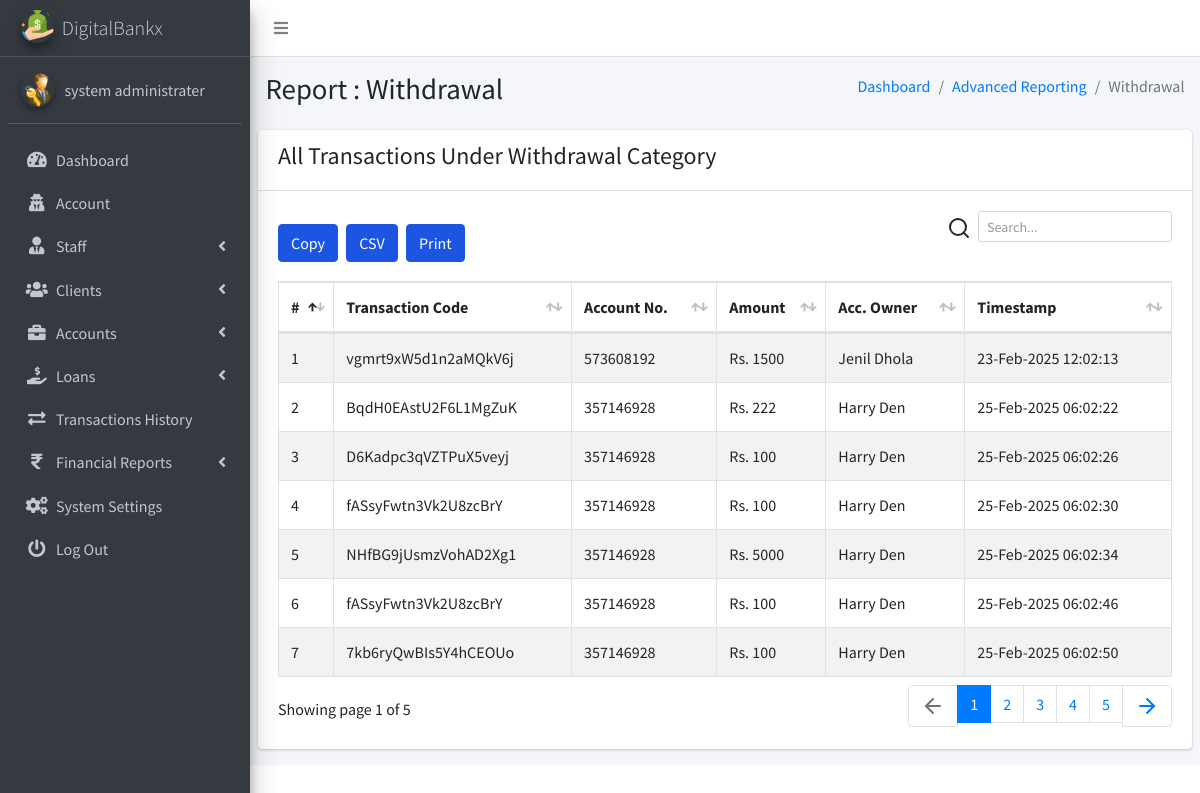
The page /admin/pages_financial_reporting_withdrawals.php (signed in) on the database as committed earlier.
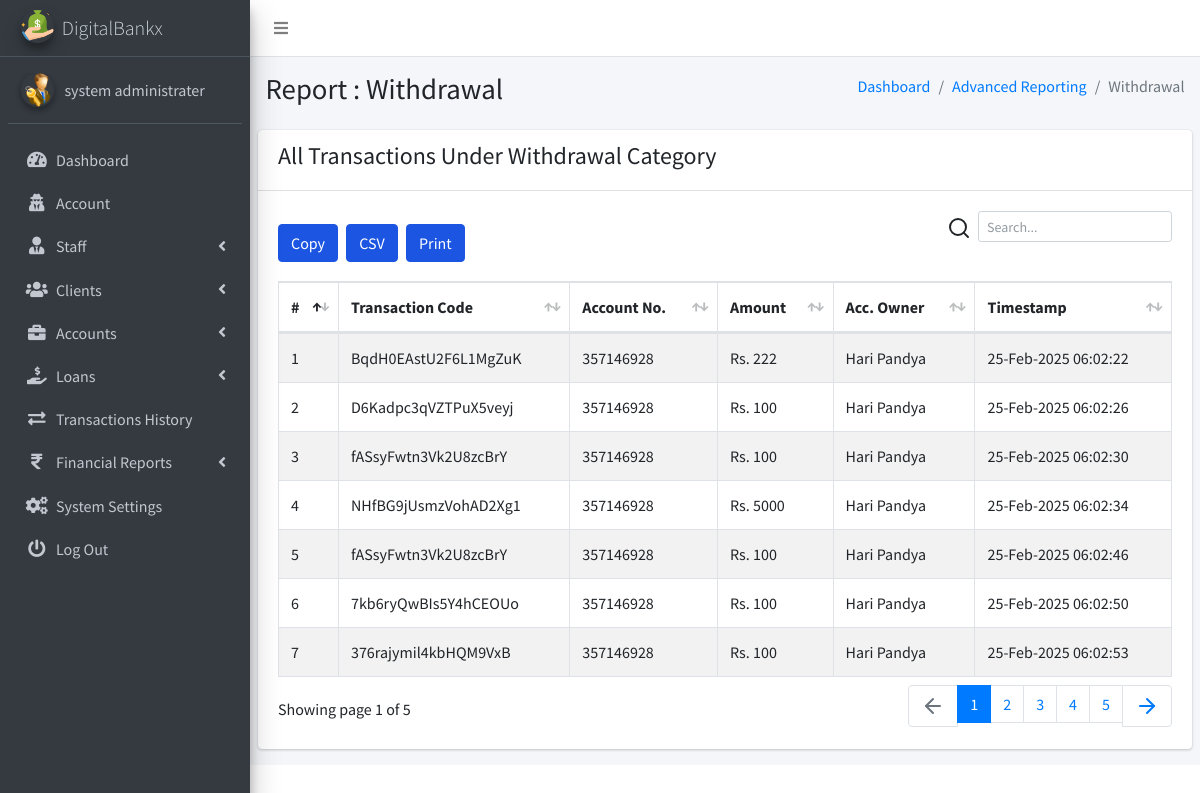
The same page on the database as committed later.
### tables this page shows
CREATE TABLE `ib_systemsettings` (
  `id` int(20) NOT NULL,
  `sys_name` longtext NOT NULL,
  `sys_tagline` longtext NOT NULL,
  `sys_logo` varchar(200) NOT NULL,
  `is_active` tinyint(1) NOT NULL DEFAULT 1
);

CREATE TABLE `ib_admin` (
  `admin_id` int(11) NOT NULL,
  `name` varchar(200) NOT NULL,
  `email` varchar(200) NOT NULL,
  `number` varchar(200) NOT NULL,
  `password` varchar(200) NOT NULL,
  `profile_pic` varchar(200) NOT NULL,
  `is_active` tinyint(1) NOT NULL DEFAULT 1,
  `otp` varchar(6) DEFAULT NULL,
  `otp_expiry` datetime DEFAULT NULL
);

CREATE TABLE `ib_transactions` (
  `tr_id` int(20) NOT NULL,
  `tr_code` varchar(200) NOT NULL,
  `account_id` int(20) NOT NULL,
  `tr_type` varchar(200) NOT NULL,
  `tr_status` varchar(200) NOT NULL,
  `client_id` int(10) UNSIGNED NOT NULL,
  `transaction_amt` varchar(200) NOT NULL,
  `receiving_acc_no` varchar(200) DEFAULT NULL,
  `created_at` timestamp(6) NOT NULL DEFAULT current_timestamp(6) ON UPDATE current_timestamp(6),
  `is_active` tinyint(1) NOT NULL DEFAULT 1
);

CREATE TABLE `ib_bankaccounts` (
  `account_id` int(20) NOT NULL,
  `acc_name` varchar(200) NOT NULL,
  `account_number` varchar(200) NOT NULL,
  `acc_type` varchar(200) NOT NULL,
  `acc_rates` varchar(200) NOT NULL,
  `acc_status` varchar(200) NOT NULL,
  `acc_amount` decimal(10,2) NOT NULL,
  `client_id` int(10) UNSIGNED DEFAULT NULL,
  `created_at` timestamp(6) NOT NULL DEFAULT current_timestamp(6) ON UPDATE current_timestamp(6),
  `is_active` tinyint(1) NOT NULL DEFAULT 1
);

CREATE TABLE `ib_clients` (
  `client_id` int(10) UNSIGNED NOT NULL,
  `name` varchar(200) NOT NULL,
  `phone` varchar(200) NOT NULL,
  `address` varchar(200) NOT NULL,
  `email` varchar(200) NOT NULL,
  `aadhar_number` varchar(12) NOT NULL,
  `pan_number` varchar(10) NOT NULL,
  `password` varchar(200) NOT NULL,
  `profile_pic` varchar(200) NOT NULL,
  `client_number` varchar(200) NOT NULL,
  `is_active` tinyint(1) NOT NULL DEFAULT 1,
  `otp` varchar(10) DEFAULT NULL,
  `otp_expiry` datetime DEFAULT NULL
);

### admin/pages_financial_reporting_withdrawals.php (the view, shortened to what the changed rows need)
<?php
include('conf/config.php');
?>
<!DOCTYPE html>
<html>
<?php include("dist/_partials/head.php"); ?>
<body class="hold-transition sidebar-mini layout-fixed layout-navbar-fixed">
  <div class="wrapper">
    <?php include("dist/_partials/sidebar.php"); ?>
    <div class="content-wrapper">
      <section class="content-header">
        <div class="container-fluid">
          <div class="row mb-2">
            <div class="col-sm-6">
              <h1>Report : Withdrawal</h1>
            </div>
          </div>
        </div>
      </section>
      <section class="content">
        <div class="row">
          <div class="col-12">
            <div class="card">
              <div class="card-body">
                <table id="export" class="table table-hover table-bordered table-striped">
                  <thead>
                    <tr>
                      <th>#</th>
                      <th>Transaction Code</th>
                      <th>Account No.</th>
                      <th>Amount</th>
                      <th>Acc. Owner</th>
                      <th>Timestamp</th>
                    </tr>
                  </thead>
                  <tbody>
                    <?php
                    $ret = "SELECT t.tr_id, t.tr_code, t.tr_type, b.account_number, t.transaction_amt, c.name AS client_name, t.created_at FROM ib_transactions t
JOIN ib_bankaccounts b ON t.account_id = b.account_id
JOIN ib_clients c ON t.client_id = c.client_id
WHERE t.tr_type = 'Withdrawal'; ";
                    $stmt = $mysqli->prepare($ret);
                    $stmt->execute();
                    $res = $stmt->get_result();
                    $cnt = 1;
                    while ($row = $res->fetch_object()) {
                      $transTstamp = $row->created_at;
                    ?>
                      <tr>
                        <td><?php echo $cnt; ?></td>
                        <td><?php echo $row->tr_code; ?></a></td>
                        <td><?php echo $row->account_number; ?></td>
                        <td>Rs. <?php echo $row->transaction_amt; ?></td>
                        <td><?php echo $row->client_name; ?></td>
                        <td><?php echo date("d-M-Y h:m:s ", strtotime($transTstamp)); ?></td>
                      </tr>
                    <?php $cnt = $cnt + 1;
                    } ?>
                </table>
              </div>
            </div>
          </div>
        </div>
      </section>
    </div>
  </div>
</body>
</html>

### admin/dist/_partials/sidebar.php (shortened to what the changed rows need)
<aside class="main-sidebar sidebar-dark-primary elevation-4">
    <?php
    $admin_id = $_SESSION['admin_id'];
    $query = "SELECT * FROM iB_admin WHERE admin_id = ?";
    $stmt = $mysqli->prepare($query);
    $stmt->bind_param('i', $admin_id);
    $stmt->execute();
    $res = $stmt->get_result();
    while ($row = $res->fetch_object()) {
        $profile_picture = empty($row->profile_pic)
            ? "<img src='dist/img/user_icon.png' class='img-circle elevation-2' alt='User Image'>"
            : "<img src='dist/img/$row->profile_pic' class='img-circle elevation-2' alt='User Image'>";
        $sys_query = "SELECT * FROM iB_SystemSettings";
        $stmt = $mysqli->prepare($sys_query);
        $stmt->execute();
        $sys_res = $stmt->get_result();
        while ($sys = $sys_res->fetch_object()) {
            ?>
            <a href="pages_dashboard.php" class="brand-link text-light">
                <img src="dist/img/<?php echo $sys->sys_logo; ?>" alt="Logo" class="brand-image img-circle elevation-3">
                <span class="brand-text font-weight-light"><?php echo $sys->sys_name; ?></span>
            </a>
            <div class="sidebar">
                <div class="user-panel mt-3 pb-3 mb-3 d-flex">
                    <div class="image"><?php echo $profile_picture; ?></div>
                    <div class="info">
                        <a href="#" class="d-block"><?php echo $row->name; ?></a>
                    </div>
                </div>
                <nav class="mt-2">
                    <ul class="nav nav-pills nav-sidebar flex-column" data-widget="treeview" role="menu">
                        <li class="nav-item">
                            <a href="pages_dashboard.php" class="nav-link">
                                <i class="nav-icon fas fa-tachometer-alt"></i>
                                <p>Dashboard</p>
                            </a>
                        </li>
                        <li class="nav-item">
                            <a href="pages_account.php" class="nav-link">
                                <i class="nav-icon fas fa-user-secret"></i>
                                <p>Account</p>
                            </a>
                        </li>
                        <li class="nav-item has-treeview">
                            <a href="#" class="nav-link">
                                <i class="nav-icon fas fa-user-tie"></i>
                                <p>Staff <i class="fas fa-angle-left right"></i></p>
                            </a>
                        </li>
                        <li class="nav-item has-treeview">
                            <a href="#" class="nav-link">
                                <i class="nav-icon fas fa-users"></i>
                                <p>Clients <i class="fas fa-angle-left right"></i></p>
                            </a>
                        </li>
                        <li class="nav-item has-treeview">
                            <a href="#" class="nav-link">
                                <i class="nav-icon fas fa-briefcase"></i>
                                <p>Accounts <i class="fas fa-angle-left right"></i></p>
                            </a>
                        </li>
                        <li class="nav-item has-treeview">
                            <a href="#" class="nav-link">
                                <i class="nav-icon fas fa-hand-holding-usd"></i>
                                <p>
                                    Loans
                                    <i class="fas fa-angle-left right"></i>
                                </p>
                            </a>
                        </li>
                        <li class="nav-item">
                            <a href="pages_transactions_engine.php" class="nav-link">
                                <i class="nav-icon fas fa-exchange-alt"></i>
                                <p>Transactions History</p>
                            </a>
                        </li>
                        <li class="nav-item has-treeview">
                            <a href="#" class="nav-link">
                                <i class="nav-icon fas fa-rupee-sign"></i>
                                <p>Financial Reports <i class="fas fa-angle-left right"></i></p>
                            </a>
                        </li>
                        <li class="nav-item">
                            <a href="pages_system_settings.php" class="nav-link">
                                <i class="nav-icon fas fa-cogs"></i>
                                <p>System Settings</p>
                            </a>
                        </li>
                        <li class="nav-item">
                            <a href="pages_logout.php" class="nav-link">
                                <i class="nav-icon fas fa-power-off"></i>
                                <p>Log Out</p>
                            </a>
                        </li>
                    </ul>
                </nav>
            </div>
        </aside>
    <?php }
    } ?>

Rows that differ between the two databases and show on the page:
no longer on this page (row unchanged): ib_transactions: tr_code "vgmrt9xW5d1n2aMQkV6j", account.account_number "573608192", transaction_amt "1500", client.name "Jenil Dhola", created_at "23-Feb-2025 12:02:13"
changed through a linked row, ib_transactions "BqdH0EAstU2F6L1MgZuK": client.name "Harry Den" → "Hari Pandya"
changed through a linked row, ib_transactions "D6Kadpc3qVZTPuX5veyj": client.name "Harry Den" → "Hari Pandya"
changed through a linked row, ib_transactions "25-Feb-2025 06:02:30": client.name "Harry Den" → "Hari Pandya"
changed through a linked row, ib_transactions "NHfBG9jUsmzVohAD2Xg1": client.name "Harry Den" → "Hari Pandya"
changed through a linked row, ib_transactions "25-Feb-2025 06:02:46": client.name "Harry Den" → "Hari Pandya"
changed through a linked row, ib_transactions "7kb6ryQwBIs5Y4hCEOUo": client.name "Harry Den" → "Hari Pandya"
now on this page (row unchanged): ib_transactions: tr_code "376rajymil4kbHQM9VxB", account.account_number "357146928", transaction_amt "100", client.name "Hari Pandya", created_at "25-Feb-2025 06:02:53"
